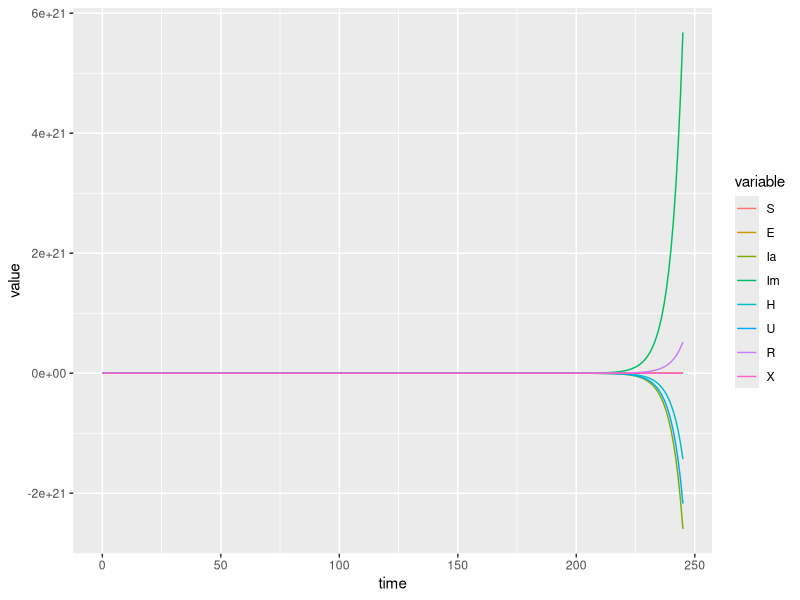

This figure's R source:
rm(list=ls())
library(deSolve)
library(ggplot2)

seir <- function(t,y,parms){
  with(as.list(c(y, parms)),{
    
    #betat <- beta*(1-(a2/1+exp(-a1*(t-atao)))) #use a constant beta value
    
    dSdt = -beta*S*(Ia + Im)/N
    dEdt = beta*S*(Ia + Im)/N - v*E
    dIadt = r*v*E - Ph*taoh*Ia - (1-Ph)*Pu*taoh*Ia - (1-Ph)*(1-Pu)*gamma*Ia
    dImdt = (1-r)*v*E - gamma*Im
    dHdt = Ph*taoh*Ia - Pu*taou*H - (1-Pu)*taof*H
    dUdt = (1-Ph)*Pu*taoh*Ia + Pu*taou*H - taod*U
    dRdt = gamma*Im + (1-Ph)*(1-Pu)*gamma*Ia + (1-Pu)*taof*H + taod*U
    dXdt = r*g*taor*E
    list(c(dSdt, dEdt, dImdt, dIadt, dHdt, dUdt, dRdt, dXdt))
  })
}

# Kailahun district

parms <- c(N = 358190, 
           beta = (1/10.9)*11,
           a1 = 0.12,
           a2 = 0.94,
           atao = 1.5,
           v = 1/9.4,
           r = 0.6,
           Ph = 0.5,
           Pu = 0.5,
           taoh = 1/1.8,
           gamma = 1/10.9,
           taou = 1/2,
           taod = 1/(11.3 - 1/(1/1.8) - 1/(1/1.8)),
           taof = 1/(11.3 - 1/(1/1.8)),
           g = 1/4.5,
           taor = 1/4.5)

# initial values for 19 May to 25 May 2014 (Kailahun Province) # week 21

init <- c(S = 358190 - 3,
          E = 0,
          Ia = 3,
          Im = 0,
          H = 0,
          U = 0,
          R = 0,
          X = 0)

t <- seq(0,245,1) # 35 weeks from 1 june 2014 to 1 feb 2015

seir.out <- data.frame(lsoda(y = init,
                             times = t,
                             func = seir,
                             parms = parms))

head(seir.out)
# melt data
seir.out.melt <- reshape2::melt(seir.out, id.var = "time")

# plot
ggplot(data = seir.out.melt, aes(x= time, y = value, color = variable)) +
  geom_line()
